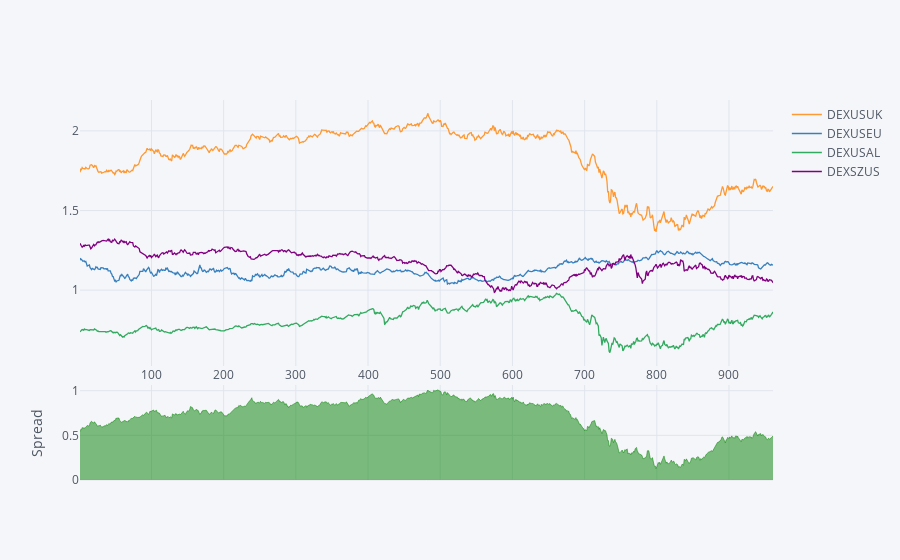

Notebook code for this chart:
### Code cell
forex_data[['DEXUSUK','DEXUSEU', 'DEXUSAL', 'DEXSZUS']].iplot(kind='spread')

### Figure 1 — Plotly figure (JSON) as saved in the notebook; plotly's stock layout.template omitted (floating-point values rounded to 4 significant figures; data arrays with more than 128 entries replaced by an {"elided": "..."} marker saying what was removed)
{"data": [{"line": {"color": "rgba(255, 153, 51, 1.0)", "dash": "solid", "shape": "linear", "width": 1.3}, "mode": "lines", "name": "DEXUSUK", "text": "", "type": "scatter", "uid": "cc96d0ae-127f-4dc0-baf4-2ed467454887", "x": {"elided": "898 int values"}, "y": {"elided": "898 float values"}}, {"line": {"color": "rgba(55, 128, 191, 1.0)", "dash": "solid", "shape": "linear", "width": 1.3}, "mode": "lines", "name": "DEXUSEU", "text": "", "type": "scatter", "uid": "f0e24183-ff99-40f8-bff9-d645d97a4bb6", "x": {"elided": "898 int values"}, "y": {"elided": "898 float values"}}, {"line": {"color": "rgba(50, 171, 96, 1.0)", "dash": "solid", "shape": "linear", "width": 1.3}, "mode": "lines", "name": "DEXUSAL", "text": "", "type": "scatter", "uid": "81f1f75a-c301-4c2c-a4e3-b34a0407f84d", "x": {"elided": "898 int values"}, "y": {"elided": "898 float values"}}, {"line": {"color": "rgba(128, 0, 128, 1.0)", "dash": "solid", "shape": "linear", "width": 1.3}, "mode": "lines", "name": "DEXSZUS", "text": "", "type": "scatter", "uid": "705294af-5c2c-4d4e-92c2-c1738f354fa5", "x": {"elided": "898 int values"}, "y": {"elided": "898 float values"}}, {"connectgaps": false, "fill": "tozeroy", "line": {"color": "green", "dash": "solid", "shape": "linear", "width": 0.5}, "mode": "lines", "name": "Spread", "showlegend": false, "type": "scatter", "uid": "2fe68f85-2c0f-444a-854a-6a1de8317481", "x": {"elided": "898 int values"}, "xaxis": "x2", "y": {"elided": "898 float values"}, "yaxis": "y2"}, {"connectgaps": false, "fill": "tozeroy", "line": {"color": "red", "dash": "solid", "shape": "linear", "width": 0.5}, "mode": "lines", "name": "Spread", "showlegend": false, "type": "scatter", "uid": "ed53dc5d-69a8-4f1a-9267-5f23dccb2e35", "x": {"elided": "898 int values"}, "xaxis": "x2", "y": {"elided": "898 str values"}, "yaxis": "y2"}], "layout": {"hovermode": "x", "legend": {"bgcolor": "#F5F6F9", "font": {"color": "#4D5663"}}, "paper_bgcolor": "#F5F6F9", "plot_bgcolor": "#F5F6F9", "title": {"font": {"color": "#4D5663"}}, "xaxis": {"gridcolor": "#E1E5ED", "showgrid": true, "tickfont": {"color": "#4D5663"}, "title": {"font": {"color": "#4D5663"}, "text": ""}, "zerolinecolor": "#E1E5ED"}, "xaxis2": {"anchor": "y2", "gridcolor": "#E1E5ED", "showgrid": true, "showticklabels": false, "tickfont": {"color": "#4D5663"}, "title": {"font": {"color": "#4D5663"}, "text": ""}, "zerolinecolor": "#E1E5ED"}, "yaxis": {"domain": [0.3, 1], "gridcolor": "#E1E5ED", "showgrid": true, "tickfont": {"color": "#4D5663"}, "title": {"font": {"color": "#4D5663"}, "text": ""}, "zerolinecolor": "#E1E5ED"}, "yaxis2": {"domain": [0, 0.25], "gridcolor": "#E1E5ED", "showgrid": true, "tickfont": {"color": "#4D5663"}, "title": {"font": {"color": "#4D5663"}, "text": "Spread"}, "zerolinecolor": "#E1E5ED"}}}
